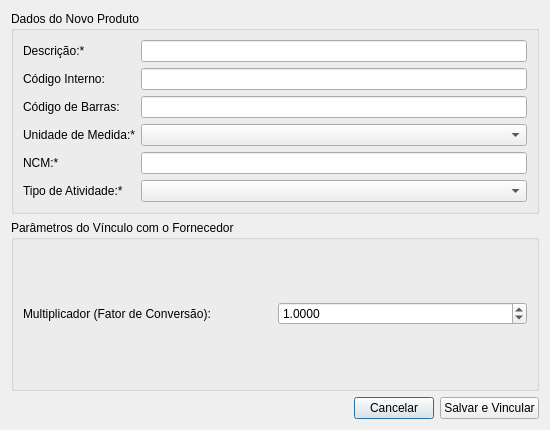
<?xml version="1.0" encoding="UTF-8"?>
<ui version="4.0">
 <class>DialogNovoProdutoRapido</class>
 <widget class="QDialog" name="DialogNovoProdutoRapido">
  <property name="geometry">
   <rect>
    <x>0</x>
    <y>0</y>
    <width>550</width>
    <height>430</height>
   </rect>
  </property>
  <property name="windowTitle">
   <string>Cadastrar Novo Produto</string>
  </property>
  <layout class="QVBoxLayout" name="verticalLayout">
   <item>
    <widget class="QGroupBox" name="groupProduto">
     <property name="title">
      <string>Dados do Novo Produto</string>
     </property>
     <layout class="QFormLayout" name="formLayout">
      <item row="0" column="0">
       <widget class="QLabel" name="lblDescricao">
        <property name="text">
         <string>Descrição:*</string>
        </property>
       </widget>
      </item>
      <item row="0" column="1">
       <widget class="QLineEdit" name="editDescricao"/>
      </item>
      <item row="1" column="0">
       <widget class="QLabel" name="lblCodigoInterno">
        <property name="text">
         <string>Código Interno:</string>
        </property>
       </widget>
      </item>
      <item row="1" column="1">
       <widget class="QLineEdit" name="editCodigoInterno"/>
      </item>
      <item row="2" column="0">
       <widget class="QLabel" name="lblCodigoBarra">
        <property name="text">
         <string>Código de Barras:</string>
        </property>
       </widget>
      </item>
      <item row="2" column="1">
       <widget class="QLineEdit" name="editCodigoBarra"/>
      </item>
      <item row="3" column="0">
       <widget class="QLabel" name="lblUnidade">
        <property name="text">
         <string>Unidade de Medida:*</string>
        </property>
       </widget>
      </item>
      <item row="3" column="1">
       <widget class="QComboBox" name="comboUnidade"/>
      </item>
      <item row="4" column="0">
       <widget class="QLabel" name="lblNcm">
        <property name="text">
         <string>NCM:*</string>
        </property>
       </widget>
      </item>
      <item row="4" column="1">
       <widget class="QLineEdit" name="editNcm"/>
      </item>
      <item row="5" column="0">
       <widget class="QLabel" name="lblTipoAtividade">
        <property name="text">
         <string>Tipo de Atividade:*</string>
        </property>
       </widget>
      </item>
      <item row="5" column="1">
       <widget class="QComboBox" name="comboTipoAtividade"/>
      </item>
     </layout>
    </widget>
   </item>
   <item>
    <widget class="QGroupBox" name="groupVinculo">
     <property name="title">
      <string>Parâmetros do Vínculo com o Fornecedor</string>
     </property>
     <layout class="QHBoxLayout" name="horizontalLayout_2">
      <item>
       <widget class="QLabel" name="lblMultiplicador">
        <property name="text">
         <string>Multiplicador (Fator de Conversão):</string>
        </property>
       </widget>
      </item>
      <item>
       <widget class="QDoubleSpinBox" name="spinMultiplicador">
        <property name="decimals">
         <number>4</number>
        </property>
        <property name="minimum">
         <double>0.000100000000000</double>
        </property>
        <property name="maximum">
         <double>999999.000000000000000</double>
        </property>
        <property name="value">
         <double>1.000000000000000</double>
        </property>
       </widget>
      </item>
     </layout>
    </widget>
   </item>
   <item>
    <layout class="QHBoxLayout" name="horizontalLayout">
     <item>
      <spacer name="horizontalSpacer">
       <property name="orientation">
        <enum>Qt::Horizontal</enum>
       </property>
       <property name="sizeHint" stdset="0">
        <size>
         <width>40</width>
         <height>20</height>
        </size>
       </property>
      </spacer>
     </item>
     <item>
      <widget class="QPushButton" name="btnCancelar">
       <property name="text">
        <string>Cancelar</string>
       </property>
      </widget>
     </item>
     <item>
      <widget class="QPushButton" name="btnSalvar">
       <property name="text">
        <string>Salvar e Vincular</string>
       </property>
      </widget>
     </item>
    </layout>
   </item>
  </layout>
 </widget>
 <resources/>
 <connections/>
</ui>
